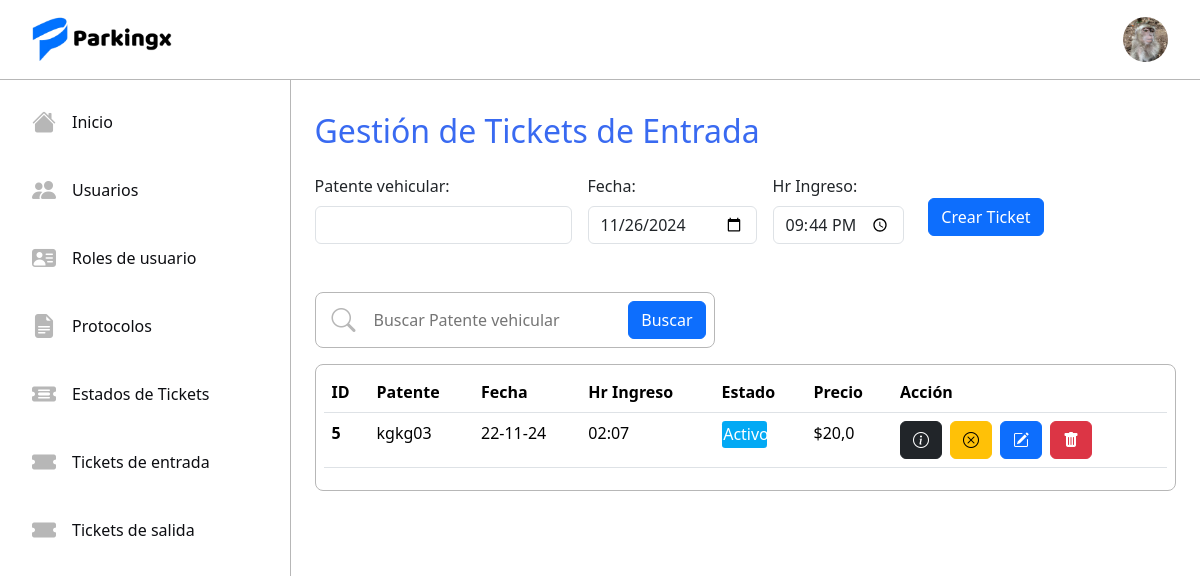
The page /ticketE/ (signed in) on the database as committed earlier.
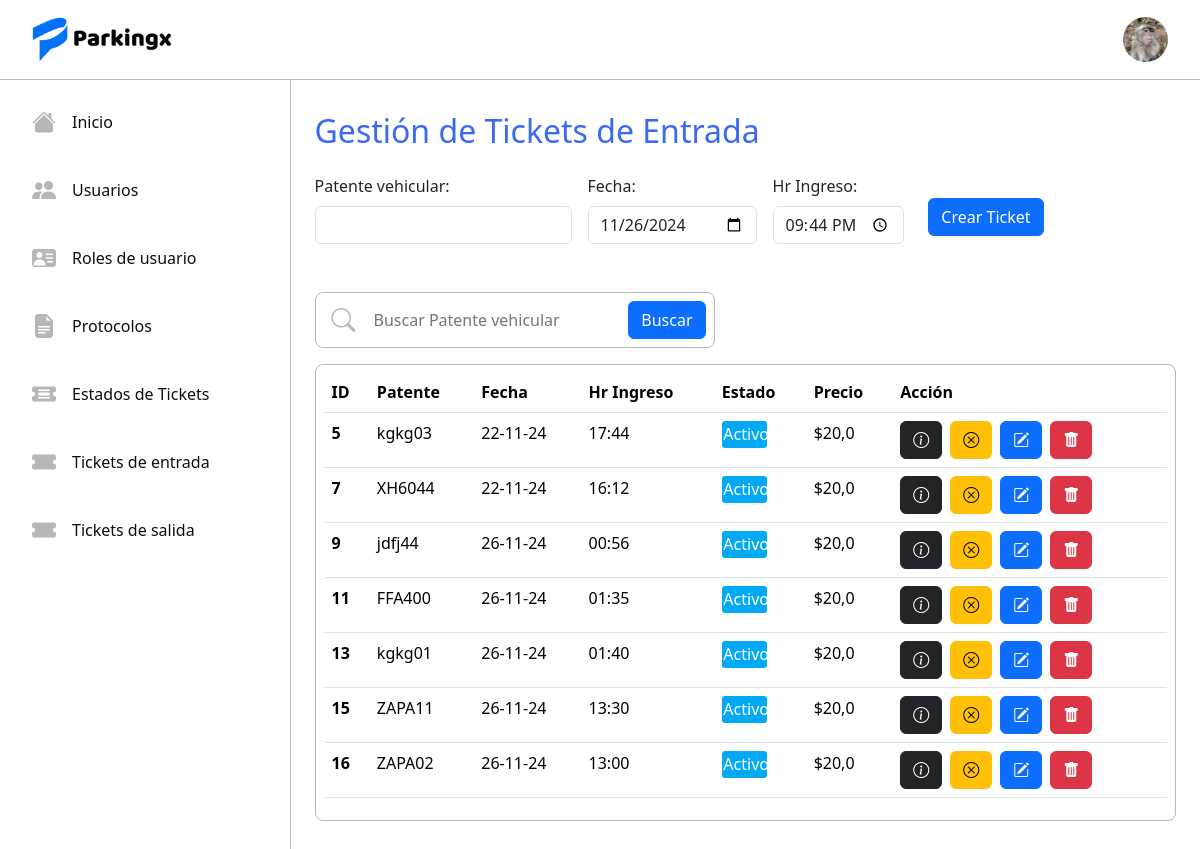
The same page on the database as committed later.
### tickets/models.py (models this page shows, shortened)
class TicketEntrada(models.Model):
    date = models.DateField(auto_now_add=False, null=True, blank=True)
    entrace_time = models.TimeField(auto_now=False, auto_now_add=False, null=True, blank=True)
    patente = models.CharField(max_length=6, unique=True)
    state = models.ForeignKey(TicketState, on_delete=models.RESTRICT, default=1)
    price = models.FloatField(null=True, blank=True, default="20.0")

class TicketState(models.Model):
    name = models.CharField(max_length=50)
    description = models.TextField()
    def __str__(self) -> str:
        return self.name

### tickets/views.py (the view, shortened to what this page needs)
# urls.py: path('ticketE/', CreateTicketE.as_view(), name='ticketE'),
@method_decorator(login_required, name='dispatch')
class CreateTicketE(CreateView, ListView):
    model = TicketEntrada
    form_class = TicketEForm
    template_name = 'tickets/tickets_entrada/ticket_entrada.html'
    success_url = reverse_lazy('ticketE')
    context_object_name = 'TicketE'

### tickets/forms.py
class TicketEForm(forms.ModelForm): # MODIFICAR ------
    class Meta:
        model = TicketEntrada
        fields = ['patente', 'date', 'entrace_time']
        labels = {
            'patente': 'Patente vehicular',
            'date': 'Fecha',
            'entrace_time': 'Hr Ingreso'
        }
        widgets = {
            'patente': forms.TextInput(attrs={'class': 'form-control mt-2', 'minlength':6, 'maxlength':6}),
            'date': forms.TextInput(attrs={'type':'date', 'id':'date-form' ,'class': 'form-control mt-2'}),
            'entrace_time': forms.TimeInput(attrs={'type':'time',  'id':'hour-form' ,'class': 'form-control mt-2'})
        }

### tickets/templates/tickets/tickets_entrada/ticket_entrada.html (shortened to what this page needs)
{% extends "tickets/base.html" %}
{% block content %}
<div class="p-4">
    <h2 class="my-2 blue-sys">Gestión de Tickets de Entrada</h2>
    {% if request.user.rol.name != 'Cajero' %}
    <form method="POST">
        <div class="d-flex flex-wrap gap-3 mt-4 mb-5">
            {{ form.as_p }}
            <div class="btn-form">
                <button type="submit" class="btn btn-primary mt-4 mx-2">Crear Ticket</button>
            </div>
        </div>
    </form>
    {% endif %}
    <div class="search-content mt-3">
        <i class="bi bi-search menu-icon"></i>
        <input type="text" class="search-inpt" placeholder="Buscar Patente vehicular" maxlength="6">
        <button class="btn btn-primary">Buscar</button>
    </div>
    {% if TicketE %}
        <div class="border-table mt-3">
            <table class="table ">
                <thead>
                    <tr>
                        <th scope="col">ID</th>
                        <th scope="col">Patente</th>
                        <th scope="col">Fecha</th>
                        <th scope="col">Hr Ingreso</th>
                        <th scope="col">Estado</th>
                        <th scope="col">Precio</th>
                        <th scope="col">Acción</th>
                    </tr>
                </thead>
                <tbody>
                    {% for p in TicketE %}
                    <tr>
                        <th scope="row">{{ p.id }}</th>
                        <td>{{ p.patente }}</td>
                        <td>{{ p.date|date:"d-m-y" }}</td>
                        <td>{{ p.entrace_time }}</td>
                        <td>
                            {% if p.state.name == 'Activo' %}
                            <p class="state-activo">{{ p.state }}</p>
                            {% elif p.state.name == 'Cerrado' %}
                            <p class="state-cerrado">{{ p.state }}</p>
                            {% elif p.state.name == 'Pagado' %}
                            <p class="state-pagado">{{ p.state }}</p>
                            {% endif %}
                        </td>
                        <td>${{ p.price }}</td>
                        <td class="d-flex gap-2">
                            <a href="{% url 'ticketEdetail' p.id %}" class="btn btn-dark"><i class="bi bi-info-circle"></i></a>
                            <a href="{% url 'ticketEclose' p.id %}" class="btn btn-warning"><i class="bi bi-x-circle"></i></i></a>
                            {% if request.user.rol.name != 'Cajero' %}
                            <a href="{% url 'ticketEupdate' p.id %}" class="btn btn-primary"><i class="bi bi-pencil-square"></i></a>
                            <a href="{% url 'ticketEdelete' p.id %}" class="btn btn-danger"><i class="bi bi-trash-fill"></i></a>
                            {% endif %}
                        </td>
                    <tr>
                    {% endfor %}
                </tbody>
            </table>
        </div>
    {% else %}
    <h4 class="mt-4">No existen Tickets registrados...</h4>
    {% endif %}
    </div>
{% endblock %}

Rows that differ between the two databases and show on the page:
changed TicketEntrada "kgkg03": entrace_time "02:07" → "17:44"
added TicketEntrada: id "7", patente "XH6044", date "22-11-24", entrace_time "16:12", state "Activo", price "20,0"
added TicketEntrada: id "9", patente "jdfj44", date "26-11-24", entrace_time "00:56", state "Activo", price "20,0"
added TicketEntrada: id "11", patente "FFA400", date "26-11-24", entrace_time "01:35", state "Activo", price "20,0"
added TicketEntrada: id "13", patente "kgkg01", date "26-11-24", entrace_time "01:40", state "Activo", price "20,0"
added TicketEntrada: id "15", patente "ZAPA11", date "26-11-24", entrace_time "13:30", state "Activo", price "20,0"
added TicketEntrada: id "16", patente "ZAPA02", date "26-11-24", entrace_time "13:00", state "Activo", price "20,0"
